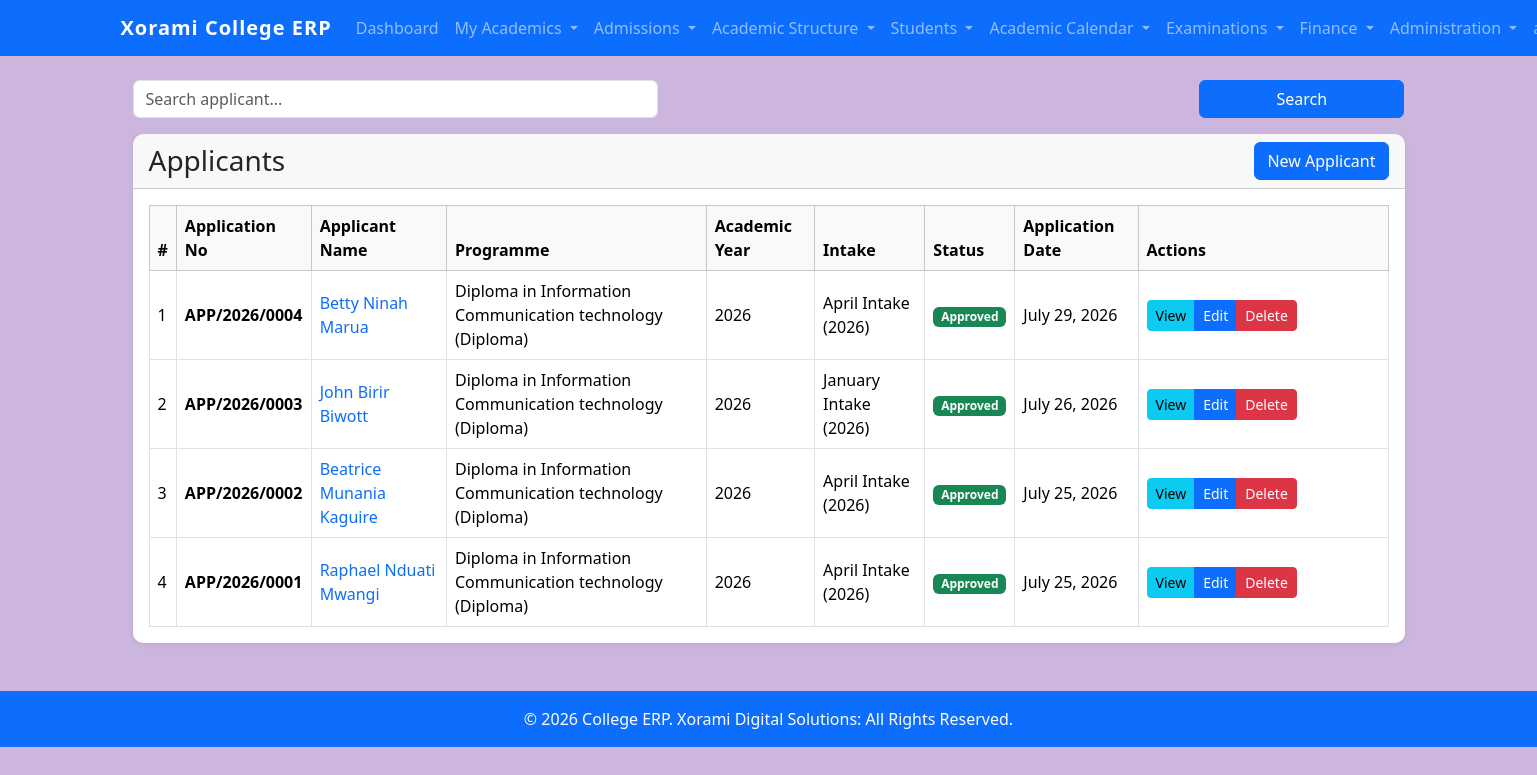
/applicants/ (signed in), run on the app's committed database.
### students/models.py (models this page shows, shortened)
class Applicant(models.Model):
    STATUS_CHOICES = [
        ("PENDING", "Pending"),
        ("APPROVED", "Approved"),
        ("REJECTED", "Rejected"),
    ]
    GENDER_CHOICES = [
        ("Male", "Male"),
        ("Female", "Female"),
    ]
    application_no = models.CharField(
        max_length=20,
        unique=True,
        blank=True,
        null=True,
    )
    first_name = models.CharField(
        max_length=100
    )
    middle_name = models.CharField(
        max_length=100,
        blank=True,
    )
    last_name = models.CharField(
        max_length=100
    )
    gender = models.CharField(
        max_length=10,
        choices=GENDER_CHOICES,
    )
    date_of_birth = models.DateField()
    id_number = models.CharField(
        max_length=20,
        unique=True,
    )
    phone_number = models.CharField(
        max_length=20,
    )
    email = models.EmailField(
        blank=True,
    )
    address = models.TextField(
        blank=True,
    )
    programme = models.ForeignKey(
        "Programme",
        on_delete=models.PROTECT,
        related_name="applicants",
    )
    academic_year = models.ForeignKey(
        "AcademicYear",
        on_delete=models.PROTECT,
        related_name="applicants",
    )
    intake = models.ForeignKey(
        "Intake",
        on_delete=models.PROTECT,
        related_name="applicants",
    )
    application_date = models.DateField(
        auto_now_add=True,
    )
    status = models.CharField(
        max_length=20,
        choices=STATUS_CHOICES,
        default="PENDING",
    )
    remarks = models.TextField(
        blank=True,
    )
    student = models.OneToOneField(
        "Student",
        on_delete=models.SET_NULL,
        null=True,
        blank=True,
        related_name="applicant_record",
    )
    created_at = models.DateTimeField(
        auto_now_add=True,
    )
    updated_at = models.DateTimeField(
        auto_now=True,
    )
    class Meta:
        ordering = [
            "-application_date",
            "-id",
        ]

class Programme(models.Model):
    ARTISAN = "ARTISAN"
    CERTIFICATE = "CERTIFICATE"
    DIPLOMA = "DIPLOMA"
    HIGHER_DIPLOMA = "HIGHER_DIPLOMA"
    AWARD_CHOICES = [
        (ARTISAN, "Artisan"),
        (CERTIFICATE, "Certificate"),
        (DIPLOMA, "Diploma"),
        (HIGHER_DIPLOMA, "Higher Diploma"),
    ]
    course = models.ForeignKey(
        Course,
        on_delete=models.PROTECT,
        related_name="programmes",
    )
    code = models.CharField(
        max_length=20,
        unique=True,
    )
    name = models.CharField(
        max_length=200,
    )
    award = models.CharField(
        max_length=30,
        choices=AWARD_CHOICES,
    )
    duration_semesters = models.PositiveSmallIntegerField(
        default=2,
    )
    description = models.TextField(
        blank=True,
    )
    is_active = models.BooleanField(
        default=True,
    )
    created_at = models.DateTimeField(
        auto_now_add=True,
    )
    updated_at = models.DateTimeField(
        auto_now=True,
    )
    class Meta:
        ordering = [
            "course",
            "award",
            "name",
        ]
        unique_together = (
            "course",
            "award",
            "name",
        )
    def __str__(self):
        return (
            f"{self.name} "
            f"({self.get_award_display()})"
        )

class AcademicYear(models.Model):
    year_name = models.CharField(
        max_length=20,
        unique=True,
    )
    is_active = models.BooleanField(
        default=False,
    )
    registration_open = models.BooleanField(
        default=False,
    )
    created_at = models.DateTimeField(
        auto_now_add=True,
    )
    updated_at = models.DateTimeField(
        auto_now=True,
    )
    class Meta:
        ordering = [
            "-year_name",
        ]
        verbose_name = "Academic Year"
        verbose_name_plural = "Academic Years"
    def __str__(self):
        return self.year_name

class Intake(models.Model):
    name = models.CharField(
        max_length=100,
    )
    academic_year = models.ForeignKey(
        AcademicYear,
        on_delete=models.PROTECT,
        related_name="intakes",
    )
    start_date = models.DateField()
    reporting_date = models.DateField()
    end_date = models.DateField(
        null=True,
        blank=True,
    )
    is_open = models.BooleanField(
        default=True,
    )
    created_at = models.DateTimeField(
        auto_now_add=True,
    )
    updated_at = models.DateTimeField(
        auto_now=True,
    )
    class Meta:
        ordering = [
            "-academic_year__year_name",
            "start_date",
        ]
        unique_together = (
            "academic_year",
            "name",
        )
        verbose_name = "Intake"
        verbose_name_plural = "Intakes"
    def __str__(self):
        return f"{self.name} ({self.academic_year})"

### students/views.py (the view)
@login_required
@permission_required(
    "students.view_applicant",
    raise_exception=True
)
def applicant_list(request):
    applicants = Applicant.objects.all()
    q = request.GET.get("q")
    if q:
        applicants = applicants.filter(
            Q(first_name__icontains=q) |
            Q(last_name__icontains=q) |
            Q(application_no__icontains=q)
        )
    return render(
        request,
        "students/applicants/applicant_list.html",
        {
            "applicants": applicants
        }
    )

### students/templatetags/student_extras.py (called while the page is built)
@register.filter
def has_group(user, group_name):
    if user.is_anonymous:
        return False
    return user.groups.filter(name=group_name).exists()

### templates/students/applicants/applicant_list.html (shortened to what this page needs)
{% extends "base.html" %}
{% block content %}
<div class="container mt-4">
    <form method="get" class="row g-2 mb-3">
    <div class="col-md-5">
        <input type="text"
               name="q"
               class="form-control"
               placeholder="Search applicant..."
               value="{{ request.GET.q }}">
    </div>
    <div class="col-md-5">
    </div>
    <div class="col-md-2">
        <button type="submit"
                class="btn btn-primary w-100">
            Search
        </button>
    </div>
</form>
    <div class="card shadow-sm">
        <div class="card-header d-flex justify-content-between align-items-center">
            <h3 class="mb-0">
                Applicants
            </h3>
            <a
                href="{% url 'applicant_create' %}"
                class="btn btn-primary"
            >
                New Applicant
            </a>
        </div>
        <div class="card-body">
            <div class="table-responsive">
                <table class="table table-hover table-bordered align-middle">
                    <thead class="table-light">
                        <tr>
                            <th>#</th>
                            <th>Application No</th>
                            <th>Applicant Name</th>
                            <th>Programme</th>
                            <th>Academic Year</th>
                            <th>Intake</th>
                            <th>Status</th>
                            <th>Application Date</th>
                            <th width="250">
                                Actions
                            </th>
                        </tr>
                    </thead>
                    <tbody>
                        {% for applicant in applicants %}
                        <tr>
                            <td>
                                {{ forloop.counter }}
                            </td>
                            <td>
                                <strong>
                                    {{ applicant.application_no }}
                                </strong>
                            </td>
                            <td>
                                <a
                                    href="{% url 'applicant_detail' applicant.pk %}"
                                    class="text-decoration-none"
                                >
                                    {{ applicant.first_name }}
                                    {% if applicant.middle_name %}
                                        {{ applicant.middle_name }}
                                    {% endif %}
                                    {{ applicant.last_name }}
                                </a>
                            </td>
                            <td>
                                {{ applicant.programme }}
                            </td>
                            <td>
                                {{ applicant.academic_year }}
                            </td>
                            <td>
                                {{ applicant.intake }}
                            </td>
                            <td>
                                {% if applicant.status == "PENDING" %}
                                    <span class="badge bg-warning text-dark">
                                        Pending
                                    </span>
                                {% elif applicant.status == "APPROVED" %}
                                    <span class="badge bg-success">
                                        Approved
                                    </span>
                                {% else %}
                                    <span class="badge bg-danger">
                                        Rejected
                                    </span>
                                {% endif %}
                            </td>
                            <td>
                                {{ applicant.application_date }}
                            </td>
                            <td>
                                <div class="btn-group">
                                    <a
                                        href="{% url 'applicant_detail' applicant.pk %}"
                                        class="btn btn-sm btn-info"
                                    >
                                        View
                                    </a>
                                    <a
                                        href="{% url 'applicant_update' applicant.pk %}"
                                        class="btn btn-sm btn-primary"
                                    >
                                        Edit
                                    </a>
                                    <a
                                        href="{% url 'applicant_delete' applicant.pk %}"
                                        class="btn btn-sm btn-danger"
                                    >
                                        Delete
                                    </a>
                                </div>
                            </td>
                        </tr>
                        {% endfor %}
                    </tbody>
                </table>
            </div>
        </div>
    </div>
</div>
{% endblock %}

### static/css/style.css (style rules this page uses)
body { background-color:#cdb6de; }
.card { border:none; border-radius:10px; }
.card-header { font-weight:bold; }
.table { margin-bottom:0; }

### data on the page
Applicant: application_no "APP/2026/0004", first_name "Betty", middle_name "Ninah", last_name "Marua", programme "Diploma in Information Communication technology (Diploma)", academic_year "2026", intake "April Intake (2026)", status "Approved", application_date "July 29, 2026"
Applicant: application_no "APP/2026/0003", first_name "John", middle_name "Birir", last_name "Biwott", programme "Diploma in Information Communication technology (Diploma)", academic_year "2026", intake "January Intake (2026)", status "Approved", application_date "July 26, 2026"
Applicant: application_no "APP/2026/0002", first_name "Beatrice", middle_name "Munania", last_name "Kaguire", programme "Diploma in Information Communication technology (Diploma)", academic_year "2026", intake "April Intake (2026)", status "Approved", application_date "July 25, 2026"
Applicant: application_no "APP/2026/0001", first_name "Raphael", middle_name "Nduati", last_name "Mwangi", programme "Diploma in Information Communication technology (Diploma)", academic_year "2026", intake "April Intake (2026)", status "Approved", application_date "July 25, 2026"
